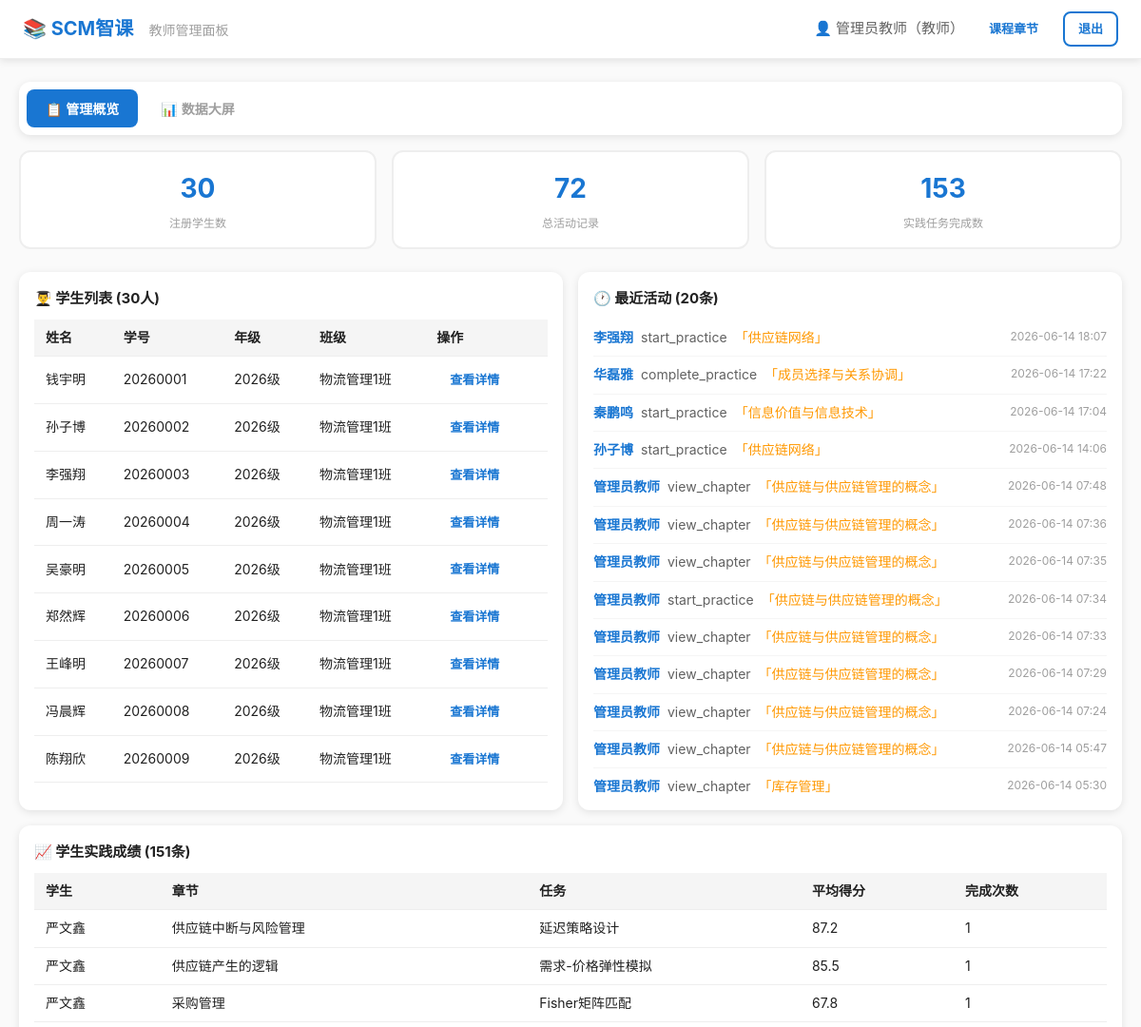
The page /teacher (signed in, upper part) on the database as committed earlier.
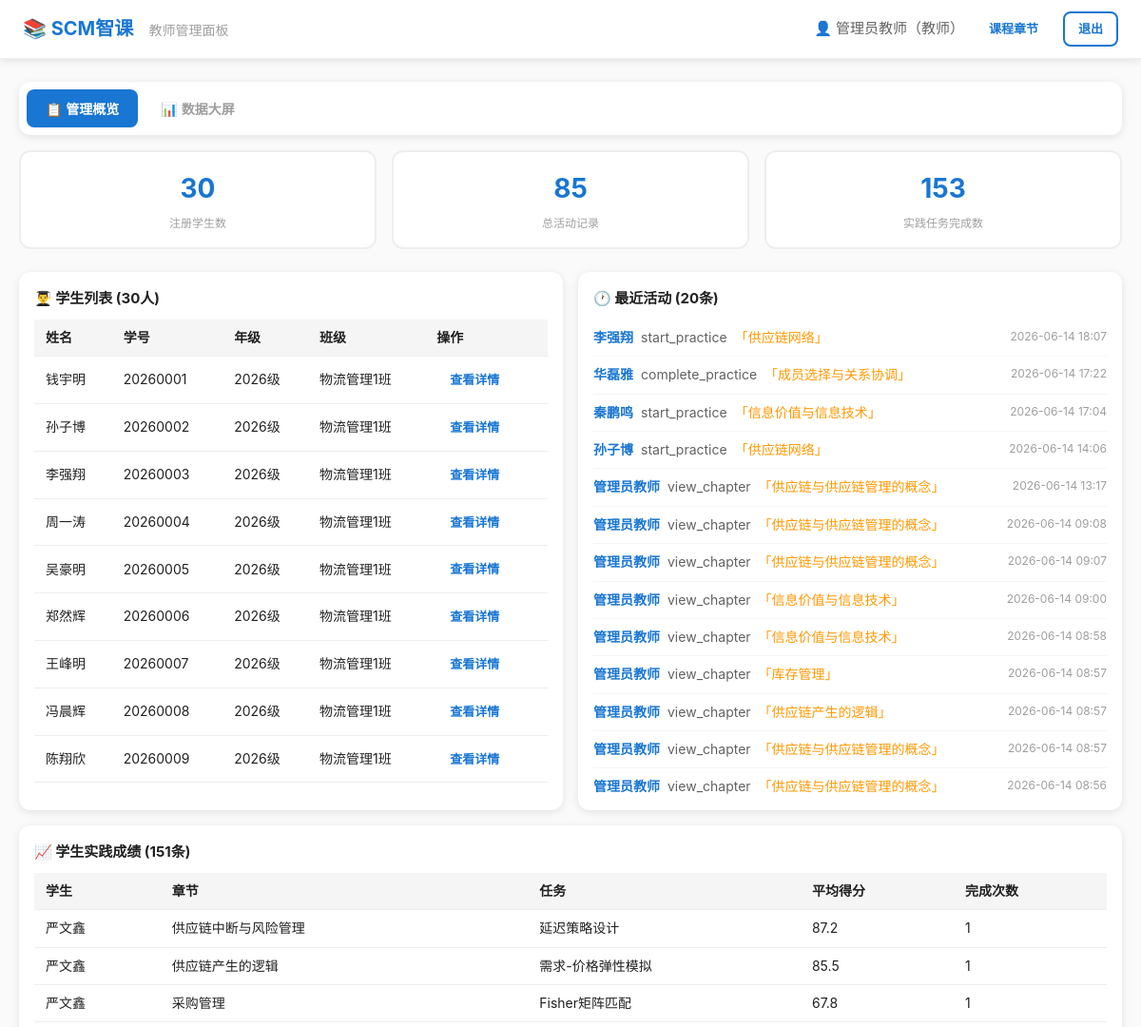
The same page on the database as committed later.
### tables this page shows
CREATE TABLE users (
            id INTEGER PRIMARY KEY AUTOINCREMENT,
            username TEXT UNIQUE NOT NULL,
            password_hash TEXT NOT NULL,
            role TEXT NOT NULL CHECK(role IN ('teacher','student')),
            realname TEXT NOT NULL,
            student_id TEXT,
            grade TEXT,
            class_name TEXT,
            created_at TIMESTAMP DEFAULT CURRENT_TIMESTAMP
        );

CREATE TABLE activity_log (
            id INTEGER PRIMARY KEY AUTOINCREMENT,
            user_id INTEGER NOT NULL,
            username TEXT NOT NULL,
            chapter TEXT NOT NULL,
            action TEXT NOT NULL,
            detail TEXT,
            created_at TIMESTAMP DEFAULT CURRENT_TIMESTAMP,
            FOREIGN KEY(user_id) REFERENCES users(id)
        );

### app.py (the view)
@app.route('/teacher')
@teacher_required
def teacher_dashboard():
    db = get_db()
    total_students = db.execute("SELECT COUNT(*) as c FROM users WHERE role='student'").fetchone()['c']
    total_activities = db.execute("SELECT COUNT(*) as c FROM activity_log").fetchone()['c']
    total_practices = db.execute("SELECT COUNT(*) as c FROM practice_results").fetchone()['c']
    recent = db.execute("""
        SELECT al.*, u.realname FROM activity_log al
        JOIN users u ON al.user_id = u.id
        ORDER BY al.created_at DESC LIMIT 20
    """).fetchall()
    chapter_stats = db.execute("""
        SELECT chapter, COUNT(*) as cnt FROM activity_log
        WHERE chapter != 'Test' AND chapter NOT LIKE '%test%'
        GROUP BY chapter ORDER BY cnt DESC
    """).fetchall()
    student_scores = db.execute("""
        SELECT u.realname, u.username, pr.chapter, pr.task_name,
               ROUND(AVG(pr.score), 1) as avg_score, COUNT(*) as cnt
        FROM practice_results pr
        JOIN users u ON pr.user_id = u.id
        WHERE u.role = 'student'
        GROUP BY u.id, pr.chapter, pr.task_name
        ORDER BY u.realname, pr.chapter
    """).fetchall()
    students = db.execute("SELECT * FROM users WHERE role='student' ORDER BY created_at DESC").fetchall()
    feedbacks = db.execute("""
        SELECT f.*, u.realname FROM feedback f
        JOIN users u ON f.user_id = u.id
        ORDER BY f.created_at DESC LIMIT 20
    """).fetchall()
    db.close()
    return render_template('teacher_dashboard.html',
        total_students=total_students,
        total_activities=total_activities,
        total_practices=total_practices,
        recent=recent,
        chapter_stats=chapter_stats,
        student_scores=student_scores,
        students=students,
        feedbacks=feedbacks)

### app.py (called while the page is built)
def get_db():
    db = sqlite3.connect(DATABASE)
    db.row_factory = sqlite3.Row
    db.execute("PRAGMA journal_mode=WAL")
    return db

def teacher_required(f):
    @wraps(f)
    def decorated(*args, **kwargs):
        if 'user_id' not in session:
            return redirect(url_for('login_page'))
        if session.get('role') != 'teacher':
            flash('需要教师权限', 'error')
            return redirect(url_for('dashboard'))
        return f(*args, **kwargs)
    return decorated

### templates/teacher_dashboard.html (shortened to what this page needs)
<!DOCTYPE html>
<html lang="zh-CN">
<head>
    <link rel="stylesheet" href="{{ url_for('static', filename='css/style.css') }}">
</head>
<body>
    <nav class="navbar">
        <div class="nav-left">
            <a href="{{ url_for('teacher_dashboard') }}" class="nav-brand">📚 SCM智课</a>
            <span class="nav-subtitle">教师管理面板</span>
        </div>
        <div class="nav-right">
            <span class="nav-user">👤 {{ session.get('realname', session.get('username')) }}（教师）</span>
            <a href="{{ url_for('chapter_select') }}" class="btn btn-sm">课程章节</a>
            <a href="{{ url_for('logout') }}" class="btn btn-sm btn-outline">退出</a>
        </div>
    </nav>
    <div class="container">
        <div class="tabs" style="margin-bottom:16px">
            <button class="tab-btn active" onclick="switchPanel('overview', event)">📋 管理概览</button>
            <button class="tab-btn" onclick="switchPanel('datav', event)">📊 数据大屏</button>
        </div>
        <div id="panel-overview" class="tab-content active">
            <div class="stats-row">
                <div class="stat-card"><div class="stat-value">{{ total_students }}</div><div class="stat-label">注册学生数</div></div>
                <div class="stat-card"><div class="stat-value">{{ total_activities }}</div><div class="stat-label">总活动记录</div></div>
                <div class="stat-card"><div class="stat-value">{{ total_practices }}</div><div class="stat-label">实践任务完成数</div></div>
            </div>
            <div class="dashboard-grid">
                <div class="dashboard-card">
                    <h3>👨‍🎓 学生列表 ({{ students|length }}人)</h3>
                    <div class="data-table-wrap">
                    <table class="data-table">
                        <tr><th>姓名</th><th>学号</th><th>年级</th><th>班级</th><th>操作</th></tr>
                        {% for s in students %}
                        <tr><td>{{ s.realname }}</td><td>{{ s.student_id or '-' }}</td><td>{{ s.grade or '-' }}</td><td>{{ s.class_name or '-' }}</td><td><a href="{{ url_for('student_detail', student_id=s.id) }}" class="btn btn-sm">查看详情</a></td></tr>
                        {% else %}<tr><td colspan="5" class="text-muted">暂无注册学生</td></tr>{% endfor %}
                    </table>
                    </div>
                </div>
                <div class="dashboard-card">
                    <h3>🕐 最近活动 ({{ recent|length }}条)</h3>
                    <div class="data-table-wrap">
                    <div class="activity-list">
                        {% for act in recent %}
                        <div class="activity-item">
                            <span class="activity-user">{{ act.realname }}</span>
                            <span class="activity-action">{{ act.action }}</span>
                            <span class="activity-chapter">「{{ act.chapter }}」</span>
                            <span class="activity-time">{{ act.created_at[:16] }}</span>
                        </div>
                        {% else %}<p class="text-muted">暂无活动记录</p>{% endfor %}
                    </div>
                    </div>
                </div>
                {% if student_scores %}
                <div class="dashboard-card full-width">
                    <h3>📈 学生实践成绩 ({{ student_scores|length }}条)</h3>
                    <div class="data-table-wrap">
                    <table class="data-table"><tr><th>学生</th><th>章节</th><th>任务</th><th>平均得分</th><th>完成次数</th></tr>
                    {% for s in student_scores %}<tr><td>{{ s.realname }}</td><td>{{ s.chapter }}</td><td>{{ s.task_name }}</td><td>{{ s.avg_score }}</td><td>{{ s.cnt }}</td></tr>{% endfor %}</table>
                    </div>
                </div>{% endif %}
            </div>
        </div>
</body>
</html>

Rows that differ between the two databases and show on the page:
no longer on this page (row unchanged): activity_log: realname "管理员教师", action "view_chapter", chapter "供应链与供应链管理的概念", created_at "2026-06-14 07:48"
no longer on this page (row unchanged): activity_log: realname "管理员教师", action "view_chapter", chapter "供应链与供应链管理的概念", created_at "2026-06-14 07:36"
no longer on this page (row unchanged): activity_log: realname "管理员教师", action "view_chapter", chapter "供应链与供应链管理的概念", created_at "2026-06-14 07:35"
no longer on this page (row unchanged): activity_log: realname "管理员教师", action "start_practice", chapter "供应链与供应链管理的概念", created_at "2026-06-14 07:34"
no longer on this page (row unchanged): activity_log: realname "管理员教师", action "view_chapter", chapter "供应链与供应链管理的概念", created_at "2026-06-14 07:33"
no longer on this page (row unchanged): activity_log: realname "管理员教师", action "view_chapter", chapter "供应链与供应链管理的概念", created_at "2026-06-14 07:29"
no longer on this page (row unchanged): activity_log: realname "管理员教师", action "view_chapter", chapter "供应链与供应链管理的概念", created_at "2026-06-14 07:24"
no longer on this page (row unchanged): activity_log: realname "管理员教师", action "view_chapter", chapter "供应链与供应链管理的概念", created_at "2026-06-14 05:47"
no longer on this page (row unchanged): activity_log: realname "管理员教师", action "view_chapter", chapter "库存管理", created_at "2026-06-14 05:30"
added activity_log: realname "管理员教师", action "view_chapter", chapter "供应链与供应链管理的概念", created_at "2026-06-14 13:17"
added activity_log: realname "管理员教师", action "view_chapter", chapter "供应链与供应链管理的概念", created_at "2026-06-14 09:08"
added activity_log: realname "管理员教师", action "view_chapter", chapter "供应链与供应链管理的概念", created_at "2026-06-14 09:07"
added activity_log: realname "管理员教师", action "view_chapter", chapter "信息价值与信息技术", created_at "2026-06-14 09:00"
added activity_log: realname "管理员教师", action "view_chapter", chapter "信息价值与信息技术", created_at "2026-06-14 08:58"
added activity_log: realname "管理员教师", action "view_chapter", chapter "库存管理", created_at "2026-06-14 08:57"
added activity_log: realname "管理员教师", action "view_chapter", chapter "供应链产生的逻辑", created_at "2026-06-14 08:57"
added activity_log: realname "管理员教师", action "view_chapter", chapter "供应链与供应链管理的概念", created_at "2026-06-14 08:57"
added activity_log: realname "管理员教师", action "view_chapter", chapter "供应链与供应链管理的概念", created_at "2026-06-14 08:56"
Other text that changed with them:
{{ total_activities }}: "72" → "85"
